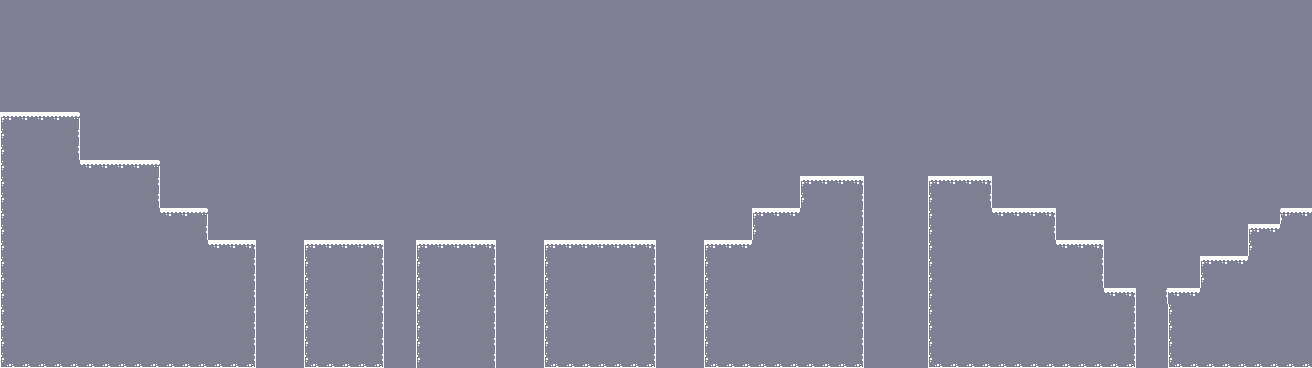

A 2D game scene composited from a Tiled map and its tileset images. What follows is a short description and the map's XML, with each tile layer's data collapsed to a summary:
An orthogonal 82x23 tile map with 16x16 px tiles, 2 tile layers (Floor_1, Floor_2) and 8 objects (3x Grump, 3x Charger, Player, Goal).

<map version="1.4" tiledversion="1.4.2" orientation="orthogonal" renderorder="right-down" compressionlevel="0" width="82" height="23" tilewidth="16" tileheight="16" infinite="0" backgroundcolor="#7F8093" nextlayerid="6" nextobjectid="1"><tileset firstgid="1" name="Dungeon_tiles" tilewidth="16" tileheight="16" tilecount="400" columns="20" objectalignment="topleft" margin="0" spacing="0"><image source="../../images/monochrome_kenney.png" width="320" height="320" /></tileset><layer id="1" name="Floor_1" width="82" height="23" opacity="1"><data>[1886 cells, 229 non-empty, 6 distinct tile ids]</data></layer><layer id="2" name="Floor_2" width="82" height="23" opacity="1"><data>[1886 cells, 30 non-empty, 4 distinct tile ids]</data></layer><objectgroup id="3" name="Enemies"><object name="Grump" x="336" y="224" width="16" height="16"><properties><property name="__anchorX" type="int" value="336" /><property name="__anchorY" type="int" value="224" /><property name="__cx" type="int" value="21" /><property name="__cy" type="int" value="14" /><property name="health" type="int" value="1" /><property name="patrol_0" value="19,14" /><property name="patrol_1" value="23,14" /></properties></object><object name="Grump" x="448" y="224" width="16" height="16"><properties><property name="__anchorX" type="int" value="448" /><property name="__anchorY" type="int" value="224" /><property name="__cx" type="int" value="28" /><property name="__cy" type="int" value="14" /><property name="health" type="int" value="1" /><property name="patrol_0" value="26,14" /><property name="patrol_1" value="30,14" /></properties></object><object name="Grump" x="592" y="224" width="16" height="16"><properties><property name="__anchorX" type="int" value="592" /><property name="__anchorY" type="int" value="224" /><property name="__cx" type="int" value="37" /><property name="__cy" type="int" value="14" /><property name="health" type="int" value="1" /><property name="patrol_0" value="34,14" /><property name="patrol_1" value="40,14" /></properties></object><object name="Charger" x="848" y="160" width="16" height="16"><properties><property name="__anchorX" type="int" value="848" /><property name="__anchorY" type="int" value="160" /><property name="__cx" type="int" value="53" /><property name="__cy" type="int" value="10" /><property name="health" type="int" value="3" /></properties></object><object name="Charger" x="976" y="160" width="16" height="16"><properties><property name="__anchorX" type="int" value="976" /><property name="__anchorY" type="int" value="160" /><property name="__cx" type="int" value="61" /><property name="__cy" type="int" value="10" /><property name="health" type="int" value="3" /></properties></object><object name="Charger" x="1232" y="240" width="16" height="16"><properties><property name="__anchorX" type="int" value="1232" /><property name="__anchorY" type="int" value="240" /><property name="__cx" type="int" value="77" /><property name="__cy" type="int" value="15" /><property name="health" type="int" value="3" /></properties></object></objectgroup><objectgroup id="4" name="Player"><object name="Player" x="0" y="80" width="16" height="16"><properties><property name="__anchorX" type="int" value="0" /><property name="__anchorY" type="int" value="80" /><property name="__cx" type="int" value="0" /><property name="__cy" type="int" value="5" /><property name="health" type="int" value="3" /></properties></object></objectgroup><objectgroup id="5" name="Goal"><object name="Goal" x="1280" y="192" width="16" height="16"><properties><property name="__anchorX" type="int" value="1280" /><property name="__anchorY" type="int" value="192" /><property name="__cx" type="int" value="80" /><property name="__cy" type="int" value="12" /></properties></object></objectgroup></map>
